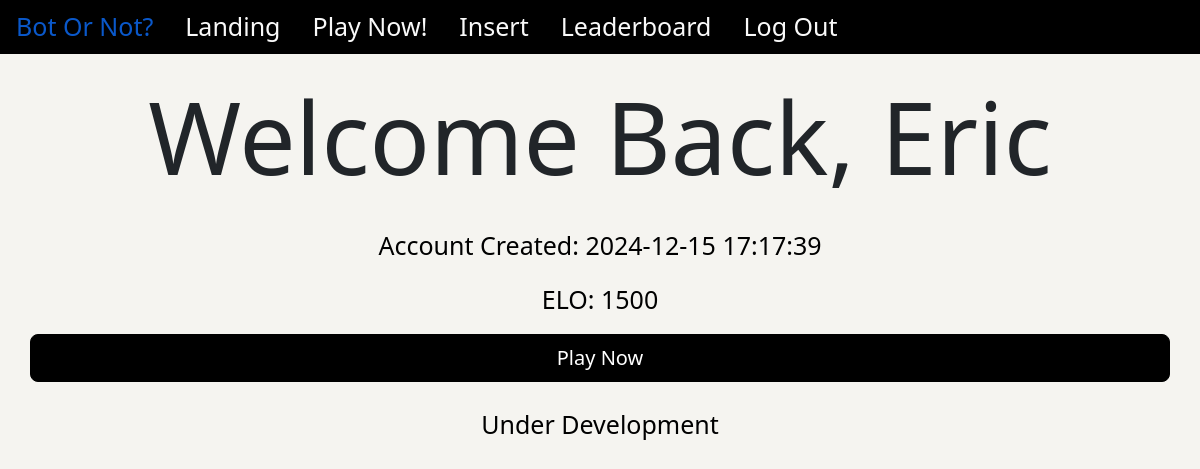
The app's page /landing (signed in), older data.
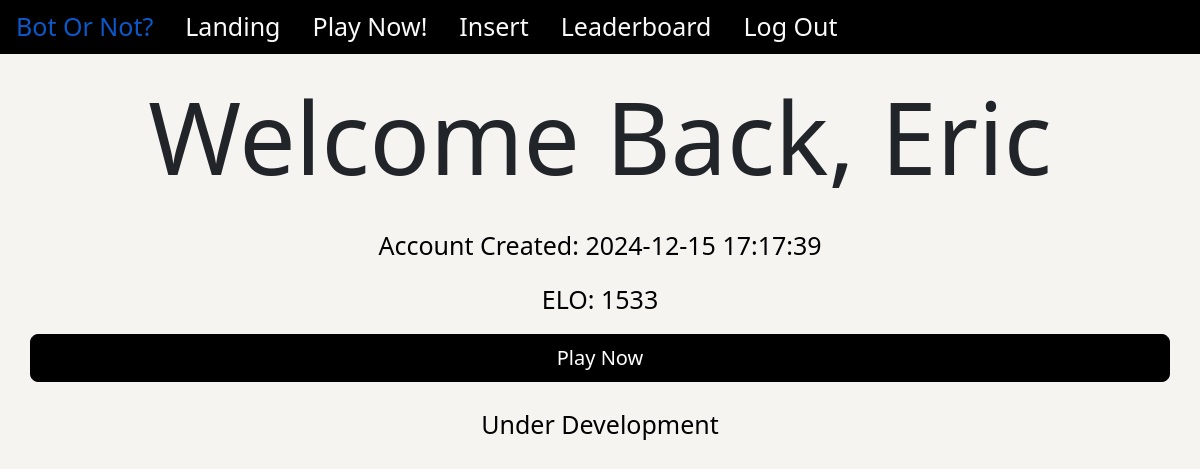
The same page, newer data.
### tables this page shows
CREATE TABLE users (
    id INTEGER PRIMARY KEY AUTOINCREMENT,
    created TIMESTAMP NOT NULL DEFAULT CURRENT_TIMESTAMP,
    username TEXT NOT NULL,
    password TEXT NOT NULL,
    elo INTEGER NOT NULL DEFAULT 0
);

### app.py (the view)
@app.route("/landing", methods=["GET", "POST"])
def landing():
    if "user_id" not in session:
        return redirect("/login")
    user_id = session["user_id"]
    conn = get_db_connection()
    user = conn.execute("SELECT * FROM users WHERE id = ?", (user_id,)).fetchone()
    conn.close()
    return render_template("landing.html", user=user)

### helpers.py (called while the page is built)
def get_db_connection():
    conn = sqlite3.connect('site.db')
    conn.row_factory = sqlite3.Row
    return conn

### templates/landing.html (shortened to what this page needs)
{% extends "base.html" %}
{% block main %}
<div class="container">
    <div class="text-center row">
        <h1 class="game-padding title">Welcome Back, {{ user['username'] }}</h1>
    </div>
    <div class="text-center row">
        <div class="col">
            <p class="game-text">Account Created: {{ user['created'] }}</p>
            <p class="game-text">ELO: {{ user['elo'] }}</p>
        </div>
        <a class="btn btn-primary btn-lg" type="button" role="button" href="/game">Play Now</a>
    </div>
</div>
{% endblock %}

Row changes from the older to the newer data that the page shows:
changed users "Eric": elo "1500" → "1533"
